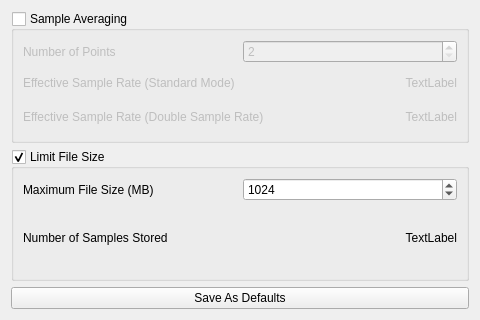
<?xml version="1.0" encoding="UTF-8"?>
<ui version="4.0">
 <class>daqForm</class>
 <widget class="QWidget" name="daqForm">
  <property name="geometry">
   <rect>
    <x>0</x>
    <y>0</y>
    <width>480</width>
    <height>320</height>
   </rect>
  </property>
  <property name="windowTitle">
   <string>DAQ Settings</string>
  </property>
  <layout class="QVBoxLayout" name="verticalLayout">
   <item>
    <widget class="QGroupBox" name="sampleAveragingGroup">
     <property name="title">
      <string>Sample Averaging</string>
     </property>
     <property name="checkable">
      <bool>true</bool>
     </property>
     <property name="checked">
      <bool>false</bool>
     </property>
     <layout class="QVBoxLayout" name="verticalLayout_2">
      <item>
       <layout class="QHBoxLayout" name="horizontalLayout_3">
        <item>
         <widget class="QLabel" name="numberOfPointsLabel">
          <property name="toolTip">
           <string/>
          </property>
          <property name="statusTip">
           <string/>
          </property>
          <property name="whatsThis">
           <string/>
          </property>
          <property name="text">
           <string>Number of Points</string>
          </property>
         </widget>
        </item>
        <item>
         <widget class="QSpinBox" name="numberOfPointsSpinBox">
          <property name="minimum">
           <number>2</number>
          </property>
          <property name="maximum">
           <number>750000000</number>
          </property>
         </widget>
        </item>
       </layout>
      </item>
      <item>
       <layout class="QHBoxLayout" name="horizontalLayout_2">
        <item>
         <widget class="QLabel" name="sampleRateLabel">
          <property name="text">
           <string>Effective Sample Rate (Standard Mode)</string>
          </property>
         </widget>
        </item>
        <item>
         <widget class="QLabel" name="sampleRateLabel_val">
          <property name="text">
           <string>TextLabel</string>
          </property>
          <property name="alignment">
           <set>Qt::AlignRight|Qt::AlignTrailing|Qt::AlignVCenter</set>
          </property>
         </widget>
        </item>
       </layout>
      </item>
      <item>
       <layout class="QHBoxLayout" name="horizontalLayout_4">
        <item>
         <widget class="QLabel" name="sampleRateLabel_Double">
          <property name="text">
           <string>Effective Sample Rate (Double Sample Rate)</string>
          </property>
         </widget>
        </item>
        <item>
         <widget class="QLabel" name="sampleRateLabel_Double_val">
          <property name="text">
           <string>TextLabel</string>
          </property>
          <property name="alignment">
           <set>Qt::AlignRight|Qt::AlignTrailing|Qt::AlignVCenter</set>
          </property>
         </widget>
        </item>
       </layout>
      </item>
     </layout>
    </widget>
   </item>
   <item>
    <widget class="QGroupBox" name="limitFileSizeGroupBox">
     <property name="title">
      <string>Limit File Size</string>
     </property>
     <property name="checkable">
      <bool>true</bool>
     </property>
     <layout class="QVBoxLayout" name="verticalLayout_3">
      <item>
       <layout class="QHBoxLayout" name="horizontalLayout">
        <item>
         <widget class="QLabel" name="fileSizeLabel">
          <property name="text">
           <string>Maximum File Size (MB)</string>
          </property>
         </widget>
        </item>
        <item>
         <widget class="QSpinBox" name="fileSizeSpinBox">
          <property name="minimum">
           <number>1</number>
          </property>
          <property name="maximum">
           <number>1024000000</number>
          </property>
          <property name="value">
           <number>1024</number>
          </property>
         </widget>
        </item>
       </layout>
      </item>
      <item>
       <layout class="QHBoxLayout" name="horizontalLayout_5">
        <item>
         <widget class="QLabel" name="numSamplesStoredLabel">
          <property name="text">
           <string>Number of Samples Stored</string>
          </property>
         </widget>
        </item>
        <item>
         <widget class="QLabel" name="numSamplesStoredLabel_Value">
          <property name="text">
           <string>TextLabel</string>
          </property>
          <property name="alignment">
           <set>Qt::AlignRight|Qt::AlignTrailing|Qt::AlignVCenter</set>
          </property>
         </widget>
        </item>
       </layout>
      </item>
     </layout>
    </widget>
   </item>
   <item>
    <widget class="QPushButton" name="saveAsDefaultsButton">
     <property name="text">
      <string>Save As Defaults</string>
     </property>
    </widget>
   </item>
  </layout>
 </widget>
 <resources/>
 <connections/>
</ui>
